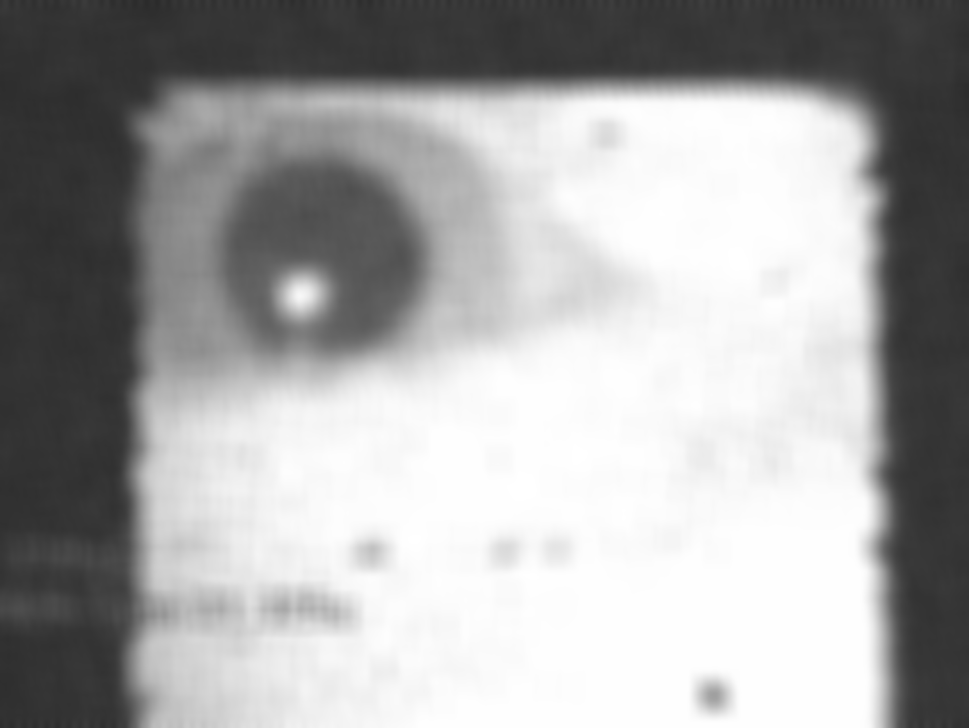
#> input picture machine_learning/testing.png, 969 x 728 px, shrunk from 2364 x 1776 before the run
$ python circle_finding.py
#> lines starting #> are read from the running program, lines starting #| are printed output that depends on the picture
import cv2
import numpy as np

def circle_finding():
    img = cv2.imread('testing.png', 0)
#> img is the input picture: shape (728, 969); min 43, max 255, mean 165.9
    print(img)
#> (printed output is left out)
    cimg = cv2.cvtColor(img, cv2.COLOR_GRAY2BGR)
    circles = cv2.HoughCircles(img, cv2.HOUGH_GRADIENT, 1, 20, param1 = 30, param2 = 20, minRadius = 0, maxRadius = 0)
#> circles = 661 rows, first 8: [625.5, 571.5, 495.3], [504.5, 458.5, 379.9], [647.5, 592.5, 517.4], [525.5, 476.5, 399.4], [609.5, 555.5, 479.9], [588.5, 364.5, 288.9], [543.5, 494.5, 414.8], [684.5, 617.5, 541.6]
    print(circles)
#> (printed output is left out)
    circles = np.uint16(np.around(circles))
#> circles = 661 rows, first 8: [626, 572, 495], [504, 458, 380], [648, 592, 517], [526, 476, 399], [610, 556, 480], [588, 364, 289], [544, 494, 415], [684, 618, 542]
    for i in circles[0,:]:
        print(i)
        # draw the outer circle
        cv2.circle(cimg,(i[0],i[1]),i[2],(0,255,0),2)
        # draw the center of the circle
        cv2.circle(cimg,(i[0],i[1]),2,(0,0,255),3)
#> this loop made 661 passes
#| [626 572 495]
#| [504 458 380]
#| [648 592 517]
#| [526 476 399]
#| [610 556 480]
#| [588 364 289]
#| [544 494 415]
#| [684 618 542]
#> (further printed lines are left out)
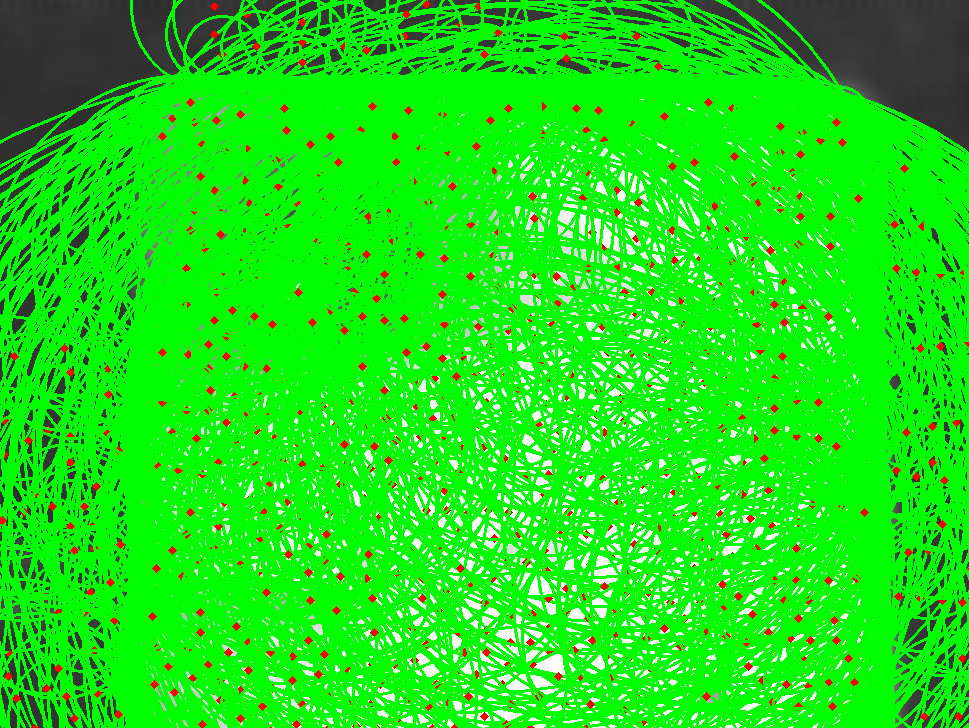
#> cimg: shape (728, 969, 3); mean B, G, R 22.2, 226.3, 27.6

    cv2.imwrite('detected circles',cimg)

circle_finding()
